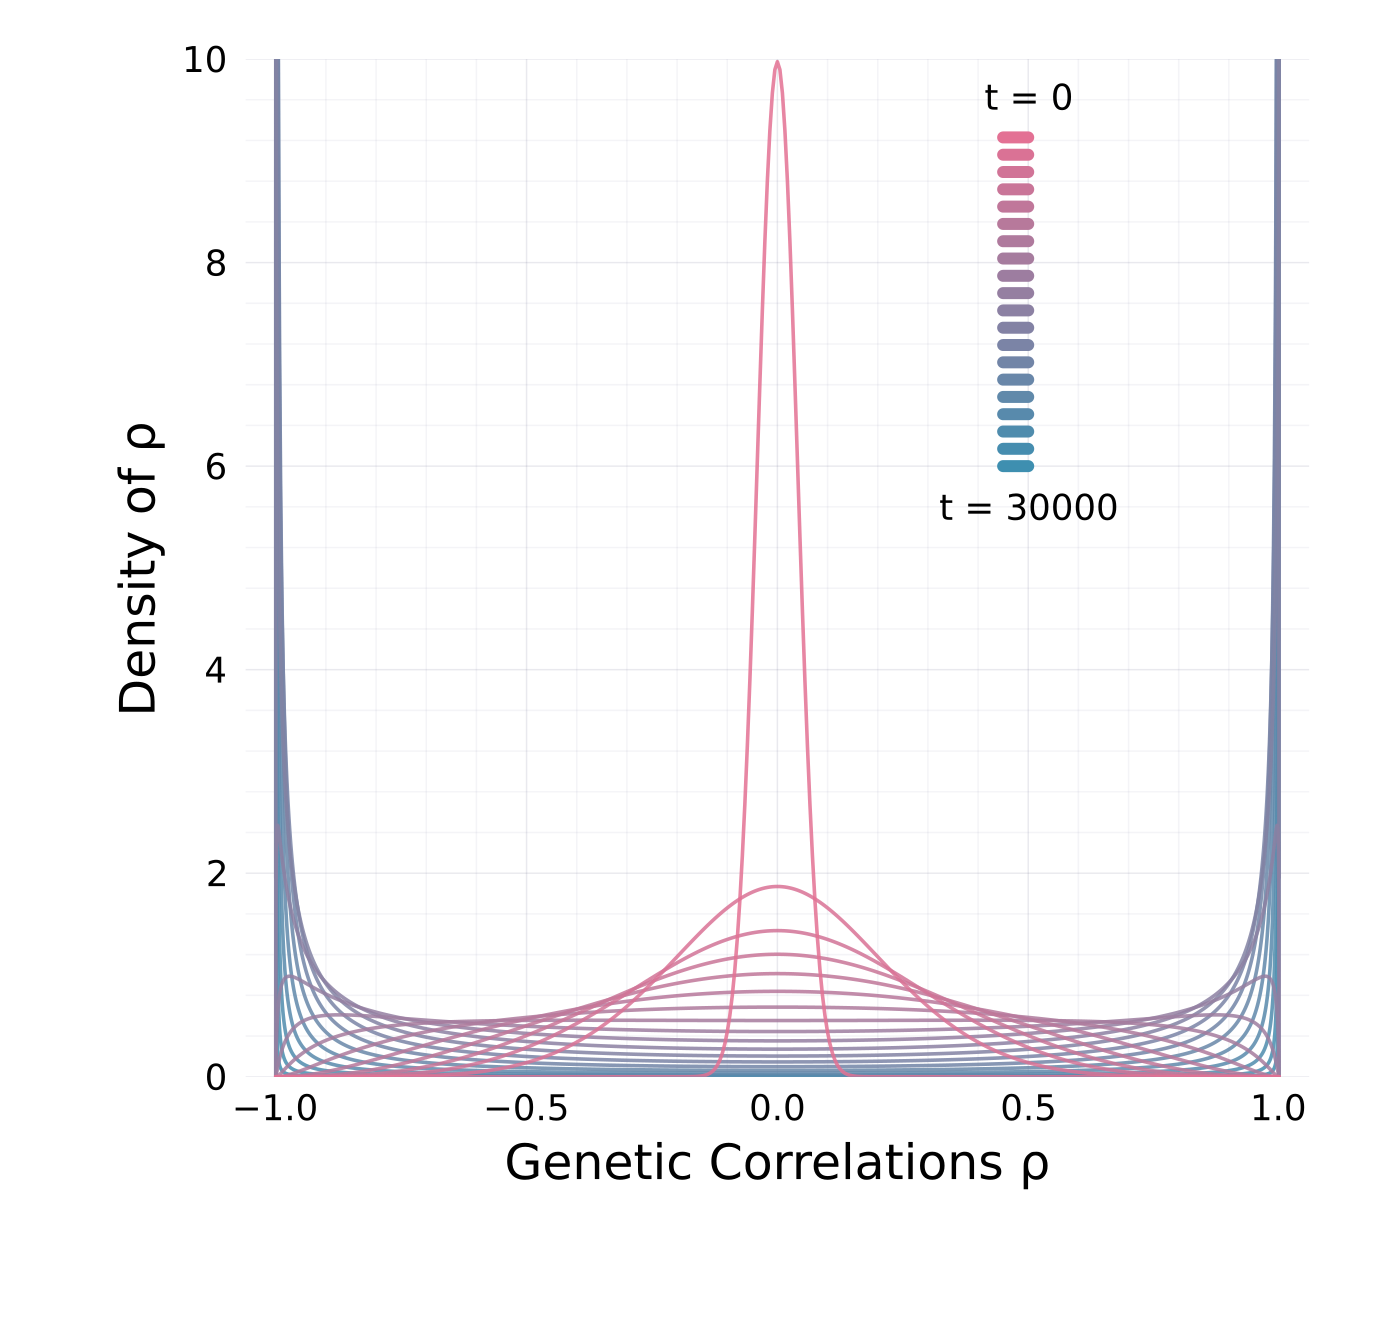

Reproduce this figure in Julia.
#
# fig1_fokker_planck.jl
#
# Faithful numerical solution of the EXACT forward (Fokker–Planck) equation for
# the pure-drift genetic correlation ρ, started from a near-delta Gaussian at 0.
#
# Exact equation (ξ = v/n), in conservative form:
#
#   ∂_t p(ρ,t) = -∂_ρ[ μ(ρ) p ] + (1/2) ∂_ρ²[ σ²(ρ) p ],
#       μ(ρ) = -(ξ/2) ρ (1-ρ²),     σ²(ρ) = ξ (1-ρ²)².
#
# The diffusion σ²(ρ) vanishes at ρ=±1, which makes a native ρ-grid both stiff
# and oscillation-prone (cell Péclet ~ |ρ| dρ/(1-ρ²) → ∞ at the ends). The exact
# Itô change of variables u = atanh(ρ) removes this — it is the SAME equation,
# just in a coordinate where it is non-degenerate:
#
#   ∂_t f(u,t) = -∂_u[ (ξ/2) tanh(u) f ] + (ξ/2) ∂_u² f,     q(ρ) = f(u)/(1-ρ²).
#
# Here diffusion is constant and drift is bounded, so cell Péclet ≤ du ≪ 1 and a
# CENTRAL, conservative finite-volume scheme is oscillation-free and adds no
# artificial diffusion. Time stepping uses BACKWARD EULER, which is L-stable and
# monotone (an M-matrix solve): the density stays smooth and nonnegative, with
# no ringing and no spurious cusp at the mode. Mass is conserved to machine
# precision (zero-flux ends). Validated against direct SDE Monte Carlo of the
# exact model — the two agree at every time.
#

using Plots, Printf
using Plots.PlotMeasures        # margin units (mm); colorant/cgrad come from Plots

# ----------------------------------------------------------------------------
# parameters
# ----------------------------------------------------------------------------
ξ        = 1.0        # = v/n in the PDE (only rescales time τ = ξ t)
vn_paper = 0.001      # paper drift rate, used only to label time as in Fig. 1
σ₀       = 0.04       # s.d. of the (near-delta) Gaussian initial condition at ρ=0
U        = 16.0       # u-domain half-width (ρ = tanh U ≈ 1 - 2.5e-14)
du       = 0.005      # uniform u-step (fine: resolves the narrow IC, Péclet ≪ 1)
dt       = 0.01       # backward-Euler step
T        = 30.0       # final time τ
n_curves = 20         # snapshots: IC at τ=0 plus 19 log-spaced (dense early)

# ----------------------------------------------------------------------------
# exact generator L (tridiagonal): ∂_t f = L f, conservative central FV,
# zero-flux at the u-domain ends so total mass is conserved.
# ----------------------------------------------------------------------------
function build_generator(u, ξ)
    J  = length(u); du = u[2] - u[1]; D = ξ/2
    af = D .* tanh.(u .+ du/2)               # face velocity a_{j+1/2} (j=1..J-1)
    lo = zeros(J); di = zeros(J); up = zeros(J)
    for j in 2:J-1
        ap = af[j]; am = af[j-1]
        lo[j] = (am/2 + D/du)/du
        up[j] = (D/du - ap/2)/du
        di[j] = -((ap - am)/2)/du - 2D/du^2
    end
    ap = af[1];     di[1] = -(ap/2 + D/du)/du;  up[1] = (D/du - ap/2)/du
    am = af[J-1];   lo[J] = (am/2 + D/du)/du;    di[J] = (am/2 - D/du)/du
    return lo, di, up
end

# precompute the backward-Euler factorization of M = I - dt·L (constant in time)
function factor_BE(lo, di, up, dt)
    J = length(di)
    Mlo = -dt .* lo; Mdi = 1 .- dt .* di; Mup = -dt .* up
    cpr = zeros(J); den = zeros(J)
    den[1] = Mdi[1]; cpr[1] = Mup[1]/den[1]
    for j in 2:J
        den[j] = Mdi[j] - Mlo[j]*cpr[j-1]
        cpr[j] = Mup[j]/den[j]
    end
    return Mlo, den, cpr
end

# one backward-Euler step: solve M f_new = f_old using the precomputed factors
function be_solve(Mlo, den, cpr, rhs)
    J = length(rhs); dpr = similar(rhs)
    dpr[1] = rhs[1]/den[1]
    @inbounds for j in 2:J
        dpr[j] = (rhs[j] - Mlo[j]*dpr[j-1])/den[j]
    end
    x = similar(rhs); x[J] = dpr[J]
    @inbounds for j in J-1:-1:1
        x[j] = dpr[j] - cpr[j]*x[j+1]
    end
    return x
end

# ----------------------------------------------------------------------------
# solve
# ----------------------------------------------------------------------------
u  = collect(-U:du:U)
J  = length(u)
ρ  = tanh.(u)

# smooth Gaussian IC centered at ρ=0:  f(u) = q(ρ)·(1-ρ²),  q(ρ) ∝ N(0, σ₀²)
f  = exp.(-(ρ.^2) ./ (2σ₀^2)) .* (1 .- ρ.^2)
f ./= sum(f) * du

lo, di, up      = build_generator(u, ξ)
Mlo, den, cpr   = factor_BE(lo, di, up, dt)

# snapshot times: τ=0 (IC) then log-spaced (dense early, sparse late)
targets = vcat(0.0, exp.(range(log(0.05), log(T), length=n_curves-1)))
nsteps  = round(Int, T/dt)

snaps = Vector{Vector{Float64}}([copy(f)])   # first = IC
ti    = 2
t     = 0.0
for k in 1:nsteps
    f = be_solve(Mlo, den, cpr, f)
    t += dt
    while ti <= length(targets) && t >= targets[ti] - 1e-9
        push!(snaps, copy(f)); ti += 1
    end
end
@printf("solved exact FP to τ=%.0f in %d backward-Euler steps; final mass = %.6f\n",
        T, nsteps, sum(snaps[end])*du)

# transform to ρ-density: q(ρ) = f(u)/(1-ρ²), away from the singular endpoints
keep = (1 .- ρ.^2) .> 1e-9
ρk   = ρ[keep]
densities = [ (g[keep] ./ (1 .- ρk.^2)) for g in snaps ]   # already unit-mass in ρ

# ----------------------------------------------------------------------------
# plot (axis labels + time→colour legend, no title)
# ----------------------------------------------------------------------------
theme(:bright)
grad = cgrad([colorant"#3e8fb0", colorant"#eb6f92"], length(snaps); categorical=false)

pl = plot(legend=false, size=(460,440), dpi=300, background_color=:transparent,
          xlabel="Genetic Correlations ρ", ylabel="Density of ρ",
          left_margin=8mm, bottom_margin=8mm, top_margin=3mm, right_margin=4mm)
for (j, q) in enumerate(reverse(densities))     # blue = latest, pink = earliest (IC)
    plot!(pl, ρk, q, color=grad[j], lw=1.2, ylims=(0,10), alpha=0.85)
end

# hand-built time→colour legend (as in the original Fig. 1): bar of segments,
# "t = 0" at top, final time at bottom.
let x_legend = 0.45, y_start = 6.0, offset = 0.17, nc = length(snaps)
    for j in 1:nc
        y = y_start + offset*(j-1)
        plot!(pl, [x_legend, x_legend + 0.05], [y, y], color=grad[j], lw=4)
    end
    annotate!(pl, x_legend + 0.05, y_start - 0.4,
              Plots.text("t = $(round(Int, T/vn_paper))", :black, 8, :center))
    annotate!(pl, x_legend + 0.05, y_start + offset*(nc-1) + 0.4,
              Plots.text("t = 0", :black, 8, :center))
end

savefig(pl, "fig1_fokker_planck.png")
savefig(pl, "fig1_fokker_planck.pdf")
display(pl)
